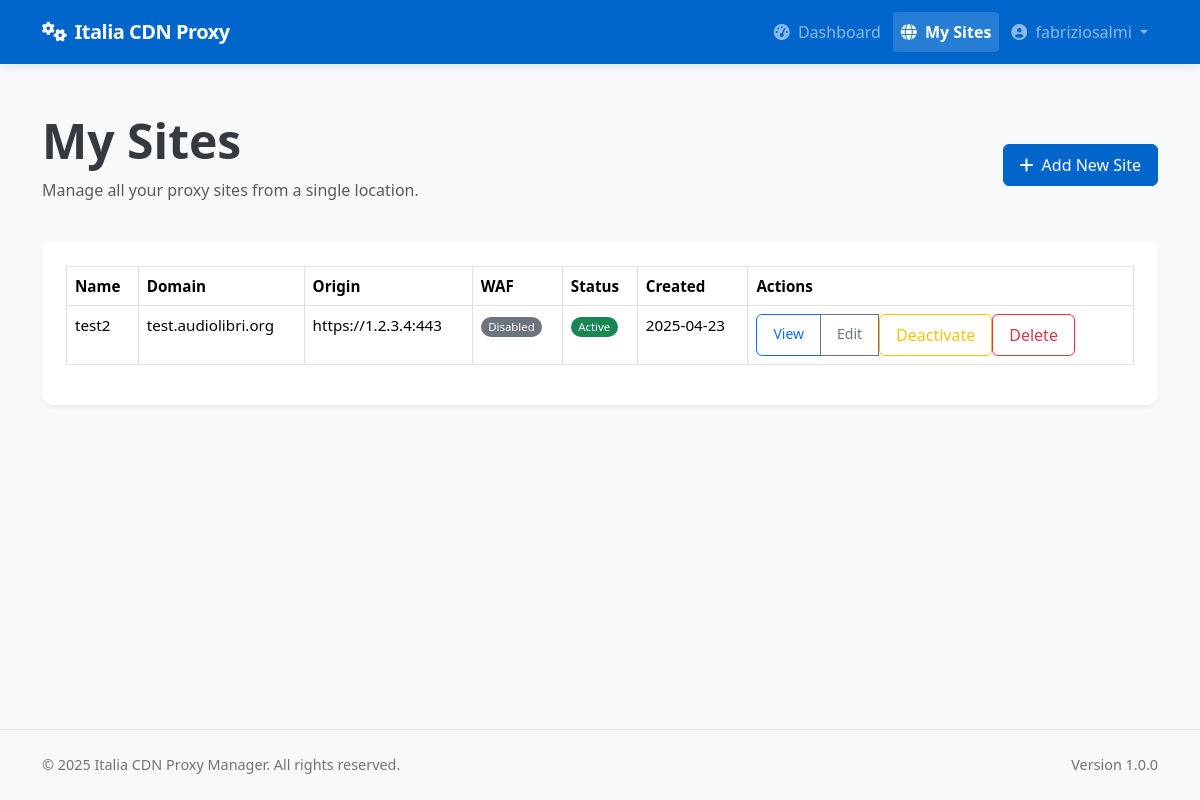
The page /client/sites (signed in) on the database as committed earlier.
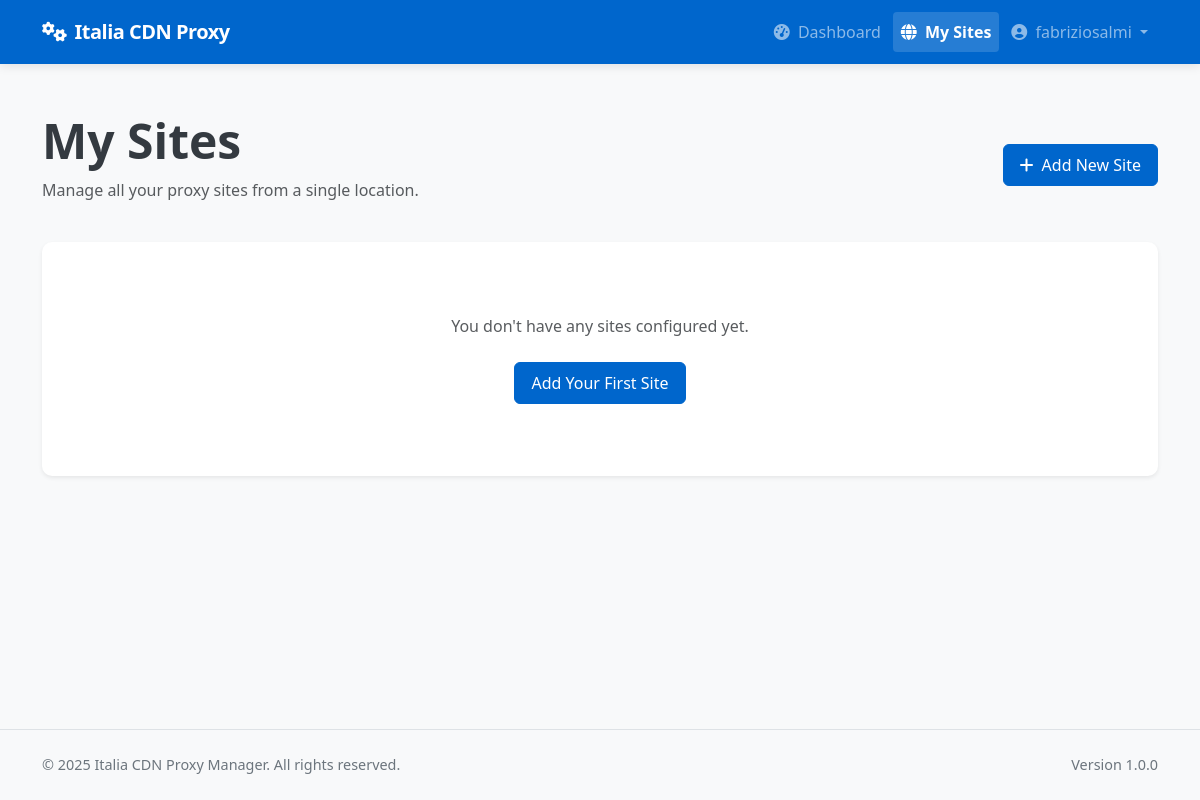
The same page on the database as committed later.
### app/models/models.py (models this page shows, shortened)
class Site(db.Model):
    __tablename__ = 'sites'
    id = db.Column(db.Integer, primary_key=True)
    name = db.Column(db.String(64), nullable=False)
    domain = db.Column(db.String(255), unique=True, nullable=False)
    protocol = db.Column(db.String(10), nullable=False, default='https')  # http or https
    origin_protocol = db.Column(db.String(10), nullable=False, default='http')  # http or https for origin
    origin_address = db.Column(db.String(255), nullable=False)  # Backend server address
    origin_port = db.Column(db.Integer, nullable=False)
    user_id = db.Column(db.Integer, db.ForeignKey('users.id'), nullable=True)  # Allow null for discovered sites
    is_active = db.Column(db.Boolean, default=True)
    is_blocked = db.Column(db.Boolean, default=False)
    is_discovered = db.Column(db.Boolean, default=False)  # Whether this site was discovered from node
    use_waf = db.Column(db.Boolean, default=False)
    force_https = db.Column(db.Boolean, default=True)  # New column to force HTTP to HTTPS redirect
    enable_cache = db.Column(db.Boolean, default=True)
    cache_time = db.Column(db.Integer, default=3600)  # Cache time in seconds, default 1 hour
    cache_static_time = db.Column(db.Integer, default=86400)  # Cache time for static assets in seconds, default 1 day
    custom_cache_rules = db.Column(db.Text, nullable=True)  # Custom cache rules in Nginx format
    cache_browser_time = db.Column(db.Integer, default=3600)  # Browser cache time in seconds, default 1 hour
    created_at = db.Column(db.DateTime, default=datetime.utcnow)
    updated_at = db.Column(db.DateTime, default=datetime.utcnow, onupdate=datetime.utcnow)
    custom_config = db.Column(db.Text, nullable=True)  # Additional Nginx configuration
    site_nodes = db.relationship('SiteNode', backref='site', lazy='dynamic')
    ssl_certificates = db.relationship('SSLCertificate', backref='site', lazy='dynamic')
    config_versions = db.relationship('ConfigVersion', backref='site', lazy='dynamic')

### app/controllers/client.py (the view)
@client.route('/sites')
@login_required
@client_required
def list_sites():
    sites = Site.query.filter_by(user_id=current_user.id).all()
    return render_template('client/sites/list.html', sites=sites)

### app/models/__init__.py (called while the page is built)
@login_manager.user_loader
def load_user(user_id):
    return User.query.get(int(user_id))

### app/models/models.py (called while the page is built)
    def is_admin(self):
        return self.role == 'admin'

    def is_client(self):
        return self.role == 'client'

### app/services/access_control.py (called while the page is built)
def client_required(f):
    @wraps(f)
    def decorated_function(*args, **kwargs):
        if not current_user.is_client():
            flash('This page is available only for client users.', 'error')
            return abort(403)
        return f(*args, **kwargs)
    return decorated_function

### app/templates/client/sites/list.html (shortened to what this page needs)
{% extends "base.html" %}
{% block content %}
<div class="container py-4">
    <div class="row mb-4">
        <div class="col-md-8">
            <h1 class="display-5 fw-bold mb-2">My Sites</h1>
            <p class="text-muted">Manage all your proxy sites from a single location.</p>
        </div>
        <div class="col-md-4 text-md-end d-flex align-items-center justify-content-md-end">
            <a href="{{ url_for('client.new_site') }}" class="btn btn-primary">
                <i class="fas fa-plus me-2"></i>Add New Site
            </a>
        </div>
    </div>
    <div class="card shadow-sm">
        <div class="card-body">
            {% if sites %}
            <div class="table-responsive">
                <table class="table table-bordered table-hover">
                    <thead>
                        <tr>
                            <th>Name</th>
                            <th>Domain</th>
                            <th>Origin</th>
                            <th>WAF</th>
                            <th>Status</th>
                            <th>Created</th>
                            <th>Actions</th>
                        </tr>
                    </thead>
                    <tbody>
                        {% for site in sites %}
                        <tr>
                            <td>{{ site.name }}</td>
                            <td>{{ site.domain }}</td>
                            <td>{{ site.protocol }}://{{ site.origin_address }}:{{ site.origin_port }}</td>
                            <td>
                                <span class="badge rounded-pill {% if site.use_waf %}bg-success{% else %}bg-secondary{% endif %}">
                                    {{ 'Enabled' if site.use_waf else 'Disabled' }}
                                </span>
                            </td>
                            <td>
                                <span class="badge rounded-pill {% if site.is_active %}bg-success{% else %}bg-danger{% endif %}">
                                    {{ 'Active' if site.is_active else 'Inactive' }}
                                </span>
                            </td>
                            <td>{{ site.created_at.strftime('%Y-%m-%d') }}</td>
                            <td>
                                <div class="btn-group btn-group-sm">
                                    <a href="{{ url_for('client.view_site', site_id=site.id) }}" class="btn btn-outline-primary">View</a>
                                    <a href="{{ url_for('client.edit_site', site_id=site.id) }}" class="btn btn-outline-secondary">Edit</a>
                                    <form method="POST" action="{{ url_for('client.toggle_site_active', site_id=site.id) }}" class="d-inline">
                                        <button type="submit" class="btn btn-outline-{% if site.is_active %}warning{% else %}success{% endif %}">
                                            {{ 'Deactivate' if site.is_active else 'Activate' }}
                                        </button>
                                    </form>
                                    <form method="POST" action="{{ url_for('client.delete_site', site_id=site.id) }}" class="d-inline"
                                          onsubmit="return confirm('Are you sure you want to delete this site? This action cannot be undone.');">
                                        <button type="submit" class="btn btn-outline-danger">Delete</button>
                                    </form>
                                </div>
                            </td>
                        </tr>
                        {% endfor %}
                    </tbody>
                </table>
            </div>
            {% else %}
            <div class="text-center py-5">
                <p class="text-muted mb-4">You don't have any sites configured yet.</p>
                <a href="{{ url_for('client.new_site') }}" class="btn btn-primary">
                    Add Your First Site
                </a>
            </div>
            {% endif %}
        </div>
    </div>
</div>
{% endblock %}

Rows that differ between the two databases and show on the page:
removed Site: name "test2", domain "test.audiolibri.org", protocol "https", origin_address "1.2.3.4", origin_port "443", use_waf "Disabled", is_active "Active", created_at "2025-04-23", is_active "Deactivate"
Other text that changed with them:
text no longer shown: "Name Domain Origin WAF Status Created Actions"
text now shown: "You don't have any sites configured yet. Add Your First Site"
